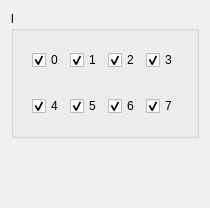
                  <widget class="QWidget" name="tab_13">
                   <attribute name="title">
                    <string>l</string>
                   </attribute>
                   <layout class="QVBoxLayout" name="verticalLayout_29">
                    <item>
                     <widget class="QGroupBox" name="groupBox_26">
                      <property name="minimumSize">
                       <size>
                        <width>0</width>
                        <height>120</height>
                       </size>
                      </property>
                      <property name="maximumSize">
                       <size>
                        <width>16777215</width>
                        <height>130</height>
                       </size>
                      </property>
                      <property name="title">
                       <string>l</string>
                      </property>
                      <layout class="QVBoxLayout" name="verticalLayout_49">
                       <item>
                        <widget class="QFrame" name="frame_25">
                         <property name="minimumSize">
                          <size>
                           <width>0</width>
                           <height>40</height>
                          </size>
                         </property>
                         <property name="maximumSize">
                          <size>
                           <width>16777215</width>
                           <height>40</height>
                          </size>
                         </property>
                         <property name="frameShape">
                          <enum>QFrame::NoFrame</enum>
                         </property>
                         <property name="frameShadow">
                          <enum>QFrame::Raised</enum>
                         </property>
                         <layout class="QHBoxLayout" name="horizontalLayout_14">
                          <item>
                           <widget class="QCheckBox" name="FormActionsComboPDOSL0">
                            <property name="text">
                             <string>0</string>
                            </property>
                            <property name="checked">
                             <bool>true</bool>
                            </property>
                           </widget>
                          </item>
                          <item>
                           <widget class="QCheckBox" name="FormActionsComboPDOSL1">
                            <property name="text">
                             <string>1</string>
                            </property>
                            <property name="checked">
                             <bool>true</bool>
                            </property>
                           </widget>
                          </item>
                          <item>
                           <widget class="QCheckBox" name="FormActionsComboPDOSL2">
                            <property name="text">
                             <string>2</string>
                            </property>
                            <property name="checked">
                             <bool>true</bool>
                            </property>
                           </widget>
                          </item>
                          <item>
                           <widget class="QCheckBox" name="FormActionsComboPDOSL3">
                            <property name="text">
                             <string>3</string>
                            </property>
                            <property name="checked">
                             <bool>true</bool>
                            </property>
                           </widget>
                          </item>
                         </layout>
                        </widget>
                       </item>
                       <item>
                        <widget class="QFrame" name="frame_46">
                         <property name="minimumSize">
                          <size>
                           <width>0</width>
                           <height>40</height>
                          </size>
                         </property>
                         <property name="frameShape">
                          <enum>QFrame::NoFrame</enum>
                         </property>
                         <property name="frameShadow">
                          <enum>QFrame::Raised</enum>
                         </property>
                         <layout class="QHBoxLayout" name="horizontalLayout_35">
                          <item>
                           <widget class="QCheckBox" name="FormActionsComboPDOSL4">
                            <property name="text">
                             <string>4</string>
                            </property>
                            <property name="checked">
                             <bool>true</bool>
                            </property>
                           </widget>
                          </item>
                          <item>
                           <widget class="QCheckBox" name="FormActionsComboPDOSL5">
                            <property name="text">
                             <string>5</string>
                            </property>
                            <property name="checked">
                             <bool>true</bool>
                            </property>
                           </widget>
                          </item>
                          <item>
                           <widget class="QCheckBox" name="FormActionsComboPDOSL6">
                            <property name="text">
                             <string>6</string>
                            </property>
                            <property name="checked">
                             <bool>true</bool>
                            </property>
                           </widget>
                          </item>
                          <item>
                           <widget class="QCheckBox" name="FormActionsComboPDOSL7">
                            <property name="text">
                             <string>7</string>
                            </property>
                            <property name="checked">
                             <bool>true</bool>
                            </property>
                           </widget>
                          </item>
                         </layout>
                        </widget>
                       </item>
                      </layout>
                     </widget>
                    </item>
                    <item>
                     <spacer name="verticalSpacer_12">
                      <property name="orientation">
                       <enum>Qt::Vertical</enum>
                      </property>
                      <property name="sizeHint" stdset="0">
                       <size>
                        <width>20</width>
                        <height>59</height>
                       </size>
                      </property>
                     </spacer>
                    </item>
                   </layout>
                  </widget>
